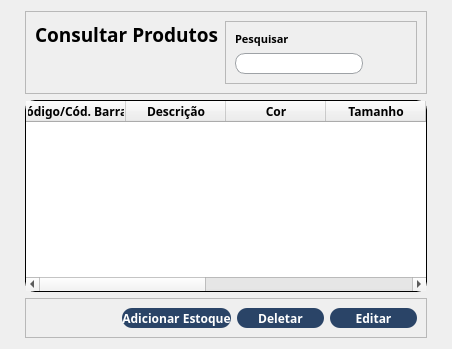
     <widget class="QWidget" name="consulta">
      <layout class="QVBoxLayout" name="verticalLayout">
       <property name="leftMargin">
        <number>25</number>
       </property>
       <property name="rightMargin">
        <number>25</number>
       </property>
       <item>
        <widget class="QFrame" name="frame">
         <property name="sizePolicy">
          <sizepolicy hsizetype="Preferred" vsizetype="Expanding">
           <horstretch>0</horstretch>
           <verstretch>0</verstretch>
          </sizepolicy>
         </property>
         <property name="maximumSize">
          <size>
           <width>16777215</width>
           <height>100</height>
          </size>
         </property>
         <property name="frameShape">
          <enum>QFrame::StyledPanel</enum>
         </property>
         <property name="frameShadow">
          <enum>QFrame::Raised</enum>
         </property>
         <layout class="QGridLayout" name="gridLayout_2">
          <item row="0" column="0">
           <widget class="QLabel" name="label">
            <property name="sizePolicy">
             <sizepolicy hsizetype="Expanding" vsizetype="Preferred">
              <horstretch>0</horstretch>
              <verstretch>0</verstretch>
             </sizepolicy>
            </property>
            <property name="maximumSize">
             <size>
              <width>300</width>
              <height>16777215</height>
             </size>
            </property>
            <property name="font">
             <font>
              <family>Raleway</family>
              <pointsize>14</pointsize>
              <weight>75</weight>
              <bold>true</bold>
             </font>
            </property>
            <property name="text">
             <string>Consultar Produtos</string>
            </property>
            <property name="alignment">
             <set>Qt::AlignLeading|Qt::AlignLeft|Qt::AlignTop</set>
            </property>
           </widget>
          </item>
          <item row="0" column="1">
           <widget class="QFrame" name="frame_3">
            <property name="frameShape">
             <enum>QFrame::StyledPanel</enum>
            </property>
            <property name="frameShadow">
             <enum>QFrame::Raised</enum>
            </property>
            <layout class="QGridLayout" name="gridLayout_3">
             <item row="1" column="0">
              <widget class="QLineEdit" name="input_pesquisa">
               <property name="sizePolicy">
                <sizepolicy hsizetype="Expanding" vsizetype="Expanding">
                 <horstretch>0</horstretch>
                 <verstretch>0</verstretch>
                </sizepolicy>
               </property>
               <property name="maximumSize">
                <size>
                 <width>16777215</width>
                 <height>30</height>
                </size>
               </property>
               <property name="font">
                <font>
                 <family>Raleway</family>
                </font>
               </property>
               <property name="styleSheet">
                <string notr="true">QLineEdit {
	background-color:white;
	border-radius: 10px;
	border: 1px solid rgb(158, 162, 166);
	padding-left: 20px;
}</string>
               </property>
              </widget>
             </item>
             <item row="0" column="0">
              <widget class="QLabel" name="label_2">
               <property name="font">
                <font>
                 <family>Raleway</family>
                 <pointsize>8</pointsize>
                 <weight>75</weight>
                 <bold>true</bold>
                </font>
               </property>
               <property name="text">
                <string>Pesquisar</string>
               </property>
              </widget>
             </item>
             <item row="1" column="1">
              <widget class="QPushButton" name="btn_busca">
               <property name="maximumSize">
                <size>
                 <width>40</width>
                 <height>40</height>
                </size>
               </property>
               <property name="styleSheet">
                <string notr="true">QPushButton{
	border: none;
	padding: 3px;
	image: url(:/icons/lupa.png);
}

QPushButton:hover{
	padding: 1px;
}

QPushButton:pressed{
	padding: 2px;;
}</string>
               </property>
               <property name="text">
                <string/>
               </property>
              </widget>
             </item>
            </layout>
           </widget>
          </item>
         </layout>
        </widget>
       </item>
       <item>
        <widget class="QTableWidget" name="table_produtos">
         <property name="font">
          <font>
           <family>Raleway</family>
           <weight>75</weight>
           <bold>true</bold>
          </font>
         </property>
         <property name="styleSheet">
          <string notr="true">QTableWidget{
	background-color: rgb(255, 255, 255);
	border-radius: 10px;
	border: 1px solid black;
}</string>
         </property>
         <property name="editTriggers">
          <set>QAbstractItemView::NoEditTriggers</set>
         </property>
         <property name="selectionBehavior">
          <enum>QAbstractItemView::SelectRows</enum>
         </property>
         <attribute name="horizontalHeaderStretchLastSection">
          <bool>true</bool>
         </attribute>
         <column>
          <property name="text">
           <string>Código/Cód. Barras</string>
          </property>
         </column>
         <column>
          <property name="text">
           <string>Descrição</string>
          </property>
         </column>
         <column>
          <property name="text">
           <string>Cor</string>
          </property>
         </column>
         <column>
          <property name="text">
           <string>Tamanho</string>
          </property>
         </column>
         <column>
          <property name="text">
           <string>Uni.</string>
          </property>
         </column>
         <column>
          <property name="text">
           <string>Qnt</string>
          </property>
         </column>
         <column>
          <property name="text">
           <string>Preço Compra</string>
          </property>
         </column>
         <column>
          <property name="text">
           <string>Preço Venda</string>
          </property>
         </column>
         <column>
          <property name="text">
           <string>Fornecedor</string>
          </property>
         </column>
        </widget>
       </item>
       <item>
        <widget class="QFrame" name="frame_4">
         <property name="sizePolicy">
          <sizepolicy hsizetype="Preferred" vsizetype="Expanding">
           <horstretch>0</horstretch>
           <verstretch>0</verstretch>
          </sizepolicy>
         </property>
         <property name="maximumSize">
          <size>
           <width>16777215</width>
           <height>60</height>
          </size>
         </property>
         <property name="styleSheet">
          <string notr="true">
QPushButton {
	border-radius: 10px;
	border: none;
	background-color: rgb(42, 68, 103);
	color: white;
}

QPushButton:hover{
	background-color: rgb(67, 110, 165);
}

QPushButton:pressed{
	background-color: rgb(51, 83, 126);
}</string>
         </property>
         <property name="frameShape">
          <enum>QFrame::StyledPanel</enum>
         </property>
         <property name="frameShadow">
          <enum>QFrame::Raised</enum>
         </property>
         <layout class="QHBoxLayout" name="horizontalLayout_2">
          <item>
           <spacer name="horizontalSpacer_2">
            <property name="orientation">
             <enum>Qt::Horizontal</enum>
            </property>
            <property name="sizeHint" stdset="0">
             <size>
              <width>40</width>
              <height>20</height>
             </size>
            </property>
           </spacer>
          </item>
          <item>
           <widget class="QPushButton" name="btn_adcEstoque">
            <property name="sizePolicy">
             <sizepolicy hsizetype="Expanding" vsizetype="Fixed">
              <horstretch>0</horstretch>
              <verstretch>0</verstretch>
             </sizepolicy>
            </property>
            <property name="maximumSize">
             <size>
              <width>150</width>
              <height>35</height>
             </size>
            </property>
            <property name="font">
             <font>
              <family>Raleway</family>
              <pointsize>9</pointsize>
              <weight>75</weight>
              <bold>true</bold>
             </font>
            </property>
            <property name="styleSheet">
             <string notr="true"/>
            </property>
            <property name="text">
             <string>Adicionar Estoque</string>
            </property>
           </widget>
          </item>
          <item>
           <widget class="QPushButton" name="btn_deletar">
            <property name="sizePolicy">
             <sizepolicy hsizetype="Expanding" vsizetype="Fixed">
              <horstretch>0</horstretch>
              <verstretch>0</verstretch>
             </sizepolicy>
            </property>
            <property name="maximumSize">
             <size>
              <width>100</width>
              <height>35</height>
             </size>
            </property>
            <property name="font">
             <font>
              <family>Raleway</family>
              <pointsize>9</pointsize>
              <weight>75</weight>
              <bold>true</bold>
             </font>
            </property>
            <property name="styleSheet">
             <string notr="true"/>
            </property>
            <property name="text">
             <string>Deletar</string>
            </property>
           </widget>
          </item>
          <item>
           <widget class="QPushButton" name="btn_editar">
            <property name="sizePolicy">
             <sizepolicy hsizetype="Expanding" vsizetype="Fixed">
              <horstretch>0</horstretch>
              <verstretch>0</verstretch>
             </sizepolicy>
            </property>
            <property name="maximumSize">
             <size>
              <width>100</width>
              <height>35</height>
             </size>
            </property>
            <property name="font">
             <font>
              <family>Raleway</family>
              <pointsize>9</pointsize>
              <weight>75</weight>
              <bold>true</bold>
             </font>
            </property>
            <property name="styleSheet">
             <string notr="true"/>
            </property>
            <property name="text">
             <string>Editar</string>
            </property>
           </widget>
          </item>
         </layout>
        </widget>
       </item>
      </layout>
     </widget>
